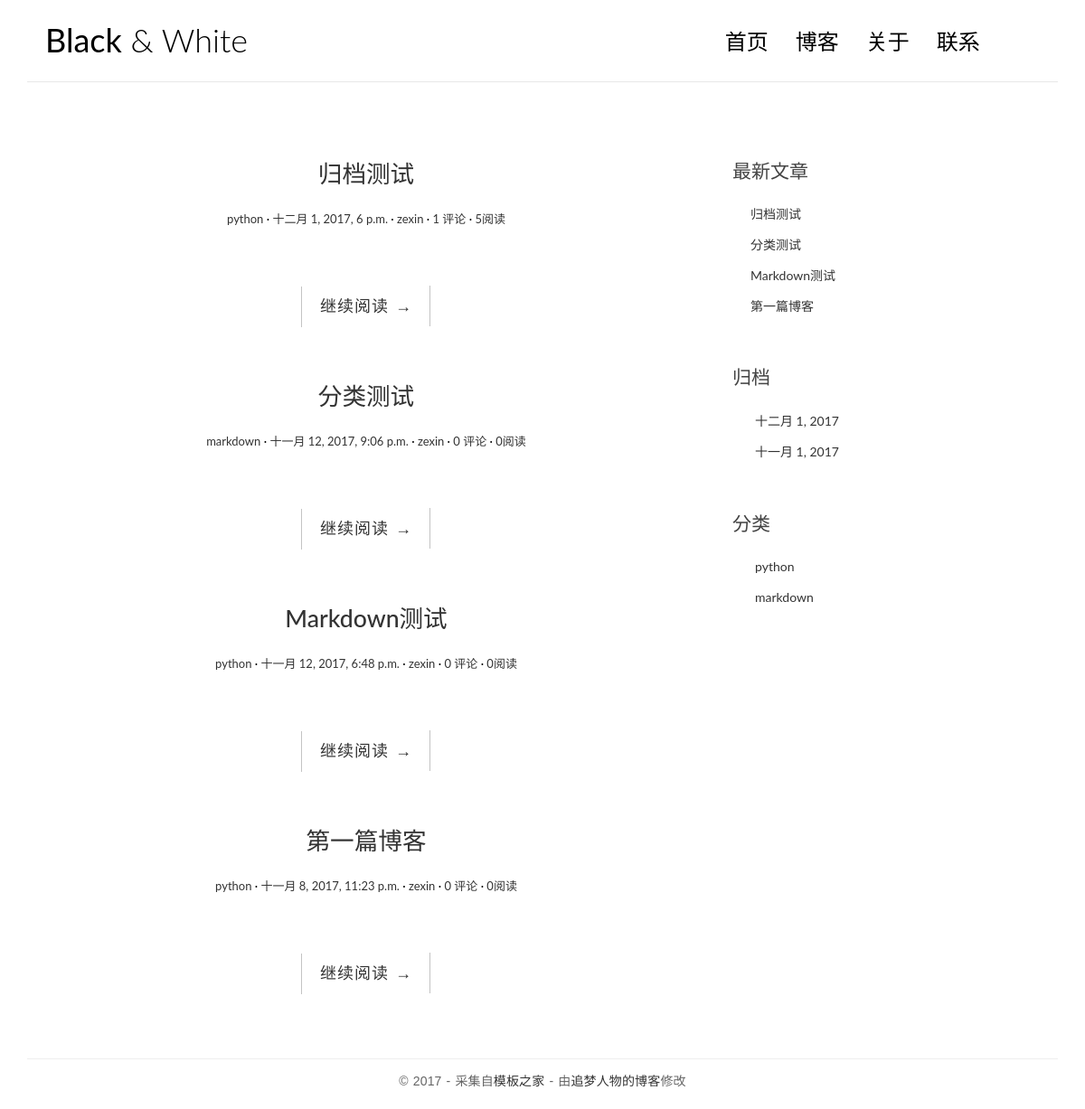
The page / on the database its author committed.
### blog/models.py (models this page shows, shortened)
class Post(models.Model):
    title = models.CharField(max_length=100)  # 标题
    body = models.TextField()  # 文章内容
    create_time = models.DateTimeField()  # 创建时间
    modified_time = models.DateTimeField()  # 最后修改时间
    excerpt = models.CharField(max_length=100, blank=True)  # 文章摘要 允许为空
    category = models.ForeignKey(Category)
    tags = models.ManyToManyField(Tag, blank=True)  # 多对多关系 允许标签为空
    author = models.ForeignKey(User)  # 文章作者
    views = models.PositiveIntegerField(default=0)  # 文章浏览数
    def get_absolute_url(self):
        return reverse('blog:detail', kwargs={'pk': self.pk})
    class Meta:
        ordering = ['-create_time']

class Category(models.Model):
    name = models.CharField(max_length=100)
    def __str__(self):
        return self.name

### blog/views.py (the view)
# urls.py: url(r'^$', views.index, name='index'),
def index(request):
    post_list = Post.objects.all()
    return render(request, 'blog/index.html', context={'post_list': post_list})

### blog/templatetags/blog_tag.py (called while the page is built)
@register.simple_tag
def get_recent_posts(num=5):
    return Post.objects.all().order_by("-create_time")[:num]

@register.simple_tag
def archives():
    return Post.objects.dates("create_time", 'month', order='DESC')

@register.simple_tag
def get_categories():
    return Category.objects.all()

### templates/blog/index.html (shortened to what this page needs)
{% extends 'base.html' %}
{% block main %}
    {% for post in post_list %}
        <article class="post post-{{ post.pk }}">
            <header class="entry-header">
                <h1 class="entry-title">
                    <a href="{{ post.get_absolute_url }}">{{ post.title }}</a>
                </h1>
                <div class="entry-meta">
                    <span class="post-category"><a
                            href="{% url 'blog:category' post.category.pk %}">{{ post.category }}</a></span>
                    <span class="post-date"><a href="#"><time class="entry-date"
                                                              datetime="{{ post.create_time }}">{{ post.create_time }}</time></a></span>
                    <span class="post-author"><a href="#">{{ post.author }}</a></span>
                    <span class="comments-link"><a href="{% url 'comments:post_comment' post.pk %}">{{ post.comment_set.count }} 评论</a></span>
                    <span class="views-count"><a href="#">{{ post.views }}阅读</a></span>
                </div>
            </header>
            <div class="entry-content clearfix">
                <div class="read-more cl-effect-14">
                    <a href="{{ post.get_absolute_url }}" class="more-link">继续阅读 <span class="meta-nav">→</span></a>
                </div>
            </div>
        </article>
    {% empty %}
        <div class="not-post">暂时没有文章发布！</div>
    {% endfor %}
{% endblock %}

### templates/base.html (shortened to what this page needs)
{% load staticfiles %}
{% load blog_tag %}
<!DOCTYPE html>
<html>
<head>
    <link rel="stylesheet" href="{% static 'blog/css/bootstrap.min.css' %}">
    <link rel="stylesheet" href="http://code.ionicframework.com/ionicons/2.0.1/css/ionicons.min.css">
    <link rel="stylesheet" href="{% static 'blog/css/pace.css' %}">
    <link rel="stylesheet" href="{% static 'blog/css/custom.css' %}">
    <link rel="stylesheet" href="{% static 'blog/css/highlights/emacs.css' %}">
</head>
<body>
<div class="container">
    <header id="site-header">
        <div class="row">
            <div class="col-md-4 col-sm-5 col-xs-8">
                <div class="logo">
                    <h1><a href="{% url 'blog:index' %}"><b>Black</b> &amp; White</a></h1>
                </div>
            </div>
            <div class="col-md-8 col-sm-7 col-xs-4">
                <nav class="main-nav" role="navigation">
                    <div class="collapse navbar-collapse" id="bs-example-navbar-collapse-1">
                        <ul class="nav navbar-nav navbar-right">
                            <li class="cl-effect-11"><a href="{% url 'blog:index' %}" data-hover="首页">首页</a></li>
                            <li class="cl-effect-11"><a href="#" data-hover="博客">博客</a></li>
                            <li class="cl-effect-11"><a href="#" data-hover="关于">关于</a></li>
                            <li class="cl-effect-11"><a href="#" data-hover="联系">联系</a></li>
                        </ul>
                    </div>
                </nav>
            </div>
        </div>
    </header>
</div>
<div class="content-body">
    <div class="container">
        <div class="row">
            <main class="col-md-8">
                {% block main %}
                {% endblock %}
            </main>
            <aside class="col-md-4">
            </aside>
            <aside class="col-md-4">
                <div class="widget widget-recent-posts">
                    <h3 class="widget-title">最新文章</h3>
                    {% get_recent_posts as recent_post_list %}
                    <ul>
                        {% for post in recent_post_list %}
                            <li><a href="{{ post.get_absolute_url }}">{{ post.title }}</a></li>
                        {% empty %}
                            暂时没有发布的文章！
                        {% endfor %}
                    </ul>
                </div>
                <div class="widget widget-archives">
                    <h3 class="widget-title">归档</h3>
                    {% archives as data_list %}
                    <ul>
                        {% for data in data_list %}
                            <li><a href="{% url 'blog:archives' data.year data.month %}">{{ data }}</a></li>
                        {% empty %}
                            暂无归档
                        {% endfor %}
                    </ul>
                </div>
                <div class="widget widget-category">
                    <h3 class="widget-title">分类</h3>
                    {% get_categories as categories_list %}
                    <ul>
                        {% for categories in  categories_list %}
                            <li><a href="{% url 'blog:category' categories.pk %}">{{ categories }}</a></li>
                        {% empty %}
                            暂无分类
                        {% endfor %}
                    </ul>
                </div>
            </aside>
        </div>
    </div>
</div>
<footer id="site-footer">
    <div class="container">
        <div class="row">
            <div class="col-md-12">
                <p class="copyright">&copy 2017 - 采集自<a href="http://www.cssmoban.com/"
                                                        target="_blank" title="模板之家">模板之家</a>
                    - 由<a href="http://zmrenwu.com/" title="网页模板" target="_blank">追梦人物的博客</a>修改
                </p>
            </div>
        </div>
    </div>
</footer>
</body>
</html>

### blog/static/blog/css/custom.css (style rules this page uses)
* { outline: none; }
h1, h2, h3, h4, h5, h6 { margin-top: 0; }
b { font-weight: 400; }
a { color: #333; }
body { color: #444; font-family: 'Lato', sans-serif; }
p { font-family: 'Ubuntu', sans-serif; font-weight: 400; word-spacing: 1px; letter-spacing: 0.01em; }
#site-header { background-color: #FFF; padding: 25px 20px; margin-bottom: 40px; border-bottom: 1px solid #e7e7e7; }
.logo h1 a { color: #000; }
.logo h1 { margin: 0; font-family: 'Lato', sans-serif; font-weight: 300; }
.main-nav { margin-top: 11px; max-width: 95%; }
.main-nav a { color: #000000 !important; padding: 0 0 5px 0 !important; margin-right: 30px; font-family: 'Lato', sans-serif; font-weight: 300; font-size: 24px; }
.cl-effect-11 a { padding: 10px 0; color: #0972b4; text-shadow: none; }
.cl-effect-11 a::before { position: absolute; top: 0; left: 0; overflow: hidden; padding: 0 0 5px 0 !important; max-width: 0; border-bottom: 1px solid #000; color: #000; content: attr(data-hover); white-space: nowrap; -webkit-transition: max-width 0.5s; -moz-transition: max-width 0.5s; transition: max-width 0.5s; }
.content-body { padding-bottom: 4em; }
.post { background: #fff; padding: 30px 30px 0; }
.entry-title { text-align: center; font-size: 1.9em; margin-bottom: 20px; line-height: 1.6; padding: 10px 20px 0; }
.entry-meta { text-align: center; color: #DDDDDD; font-size: 13px; margin-bottom: 30px; }
.entry-content { font-size: 18px; line-height: 1.9; font-weight: 300; color: #000; }
.post-category::after, .post-date::after, .post-author::after, .comments-link::after { content: ' ·'; color: #000; }
.read-more { font-family: 'Ubuntu', sans-serif; font-weight: 400; word-spacing: 1px; letter-spacing: 0.01em; text-align: center; margin-top: 20px; }
.cl-effect-14 a { padding: 0 20px; height: 45px; line-height: 45px; position: relative; display: inline-block; margin: 15px 25px; letter-spacing: 1px; font-weight: 400; text-shadow: 0 0 1px rgba(255, 255, 255, 0.3); }
.cl-effect-14 a::before, .cl-effect-14 a::after { position: absolute; width: 45px; height: 1px; background: #C3C3C3; content: ''; -webkit-transition: all 0.3s; -moz-transition: all 0.3s; transition: all 0.3s; pointer-events: none; }
.cl-effect-14 a::before { top: 0; left: 0; -webkit-transform: rotate(90deg); -moz-transform: rotate(90deg); transform: rotate(90deg); -webkit-transform-origin: 0 0; -moz-transform-origin: 0 0; transform-origin: 0 0; }
.cl-effect-14 a::after { right: 0; bottom: 0; -webkit-transform: rotate(90deg); -moz-transform: rotate(90deg); transform: rotate(90deg); -webkit-transform-origin: 100% 0; -moz-transform-origin: 100% 0; transform-origin: 100% 0; }
.widget { background: #fff; padding: 30px 0 0; }
.widget-title { font-size: 1.5em; margin-bottom: 20px; line-height: 1.6; padding: 10px 0 0; font-weight: 400; }
.widget-recent-posts ul { padding: 0; margin: 0; padding-left: 20px; }
.widget-recent-posts ul li { list-style-type: none; position: relative; line-height: 170%; margin-bottom: 10px; }
.widget-recent-posts ul li::before { content: '\f3d3'; font-family: "Ionicons"; position: absolute; left: -17px; top: 3px; font-size: 16px; color: #000; }
.widget-archives ul { padding: 0; margin: 0; padding-left: 25px; }
.widget-archives ul li { list-style-type: none; position: relative; line-height: 170%; margin-bottom: 10px; }
.widget-archives ul li::before { content: '\f3f3'; font-family: "Ionicons"; position: absolute; left: -25px; top: 1px; font-size: 16px; color: #000; }
.widget-category ul { padding: 0; margin: 0; padding-left: 25px; }
.widget-category ul li { list-style-type: none; position: relative; line-height: 170%; margin-bottom: 10px; }
.widget-category ul li::before { content: '\f3fe'; font-family: "Ionicons"; position: absolute; left: -25px; top: 1px; font-size: 18px; color: #000; }
#site-footer { padding-top: 10px; padding: 0 0 1.5em 0; }
.copyright { text-align: center; padding-top: 1em; margin: 0; border-top: 1px solid #eee; color: #666; }

### rows shown on the page
Post: title "归档测试", category "python", create_time "十二月 1, 2017, 6 p.m.", author "zexin", comment_set.count "1", views "5"
Post: title "分类测试", category "markdown", create_time "十一月 12, 2017, 9:06 p.m.", author "zexin", comment_set.count "0", views "0"
Post: title "Markdown测试", category "python", create_time "十一月 12, 2017, 6:48 p.m.", author "zexin", comment_set.count "0", views "0"
Post: title "第一篇博客", category "python", create_time "十一月 8, 2017, 11:23 p.m.", author "zexin", comment_set.count "0", views "0"
Category: name "python"
Category: name "markdown"

### other values the page prints
{{ data }} "十二月 1, 2017" "十一月 1, 2017"
